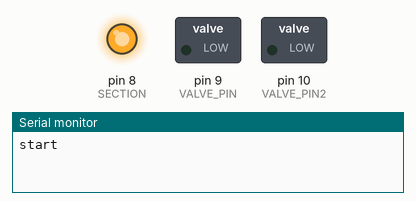
A sketch run on a simulated Arduino Uno, built with avr-gcc and run on an emulated ATmega328P. Shown: switched loads named in the sketch (green lamp = pin HIGH), output pins drawn as LEDs (lit = HIGH), the last lines printed to the serial monitor.

Above: at 0.15 s.
At 34.7 s:
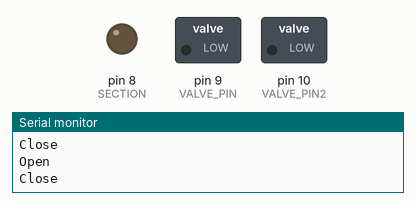
Timing chart, 0 to 40.0 s (numbered marks = the images above):
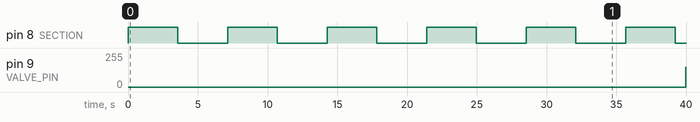

The sketch:

HbridgeTest.ino
```cpp
#define VALVE_PIN 9
#define VALVE_PIN2 10

#define SECTION 8

#define delayVal 5

void Open(int);
void Close(int);
void ReleaseBridge(int);


void setup(){
	Serial.begin(9600);
	pinMode(SECTION, OUTPUT);
	pinMode(VALVE_PIN, OUTPUT);
	pinMode(VALVE_PIN2, OUTPUT);
  Serial.println("start");

  //TCCR1B = TCCR1B & B11111000 | B00000001; // set timer 1 divisor to 1 for PWM frequency of 31372.55 Hz
  //TCCR1B = TCCR1B & B11111000 | B00000010; // for PWM frequency of 3921.16 Hz
  TCCR1B = TCCR1B & B11111000 | B00000011; // for PWM frequency of 490.20 Hz (The DEFAULT)
  //TCCR1B = TCCR1B & B11111000 | B00000100; // for PWM frequency of 122.55 Hz
  //TCCR1B = TCCR1B & B11111000 | B00000101; // for PWM frequency of 30.64 Hz
}

void loop(){

	for(int i=0; i<255; i++){
		Open(i);
		delay(delayVal);
	}
	for(int i=255; i>0; i--){
		Open(i);
		delay(delayVal);
	}
	Serial.println("Close");
	ReleaseBridge();
	delay(delayVal+1000);

	for(int i=0; i<255; i++){
		Close(i);
		delay(delayVal);
	}
	for(int i=255; i>0; i--){
		Close(i);
		delay(delayVal);
	}
	ReleaseBridge();
	delay(delayVal+1000);
	Serial.println("Open");

}


void Open(int dutty){
  analogWrite(VALVE_PIN, 0 );
  analogWrite(VALVE_PIN2, dutty );
  digitalWrite(SECTION, 1);
}

void Close(int dutty){
  analogWrite(VALVE_PIN, dutty );
  analogWrite(VALVE_PIN2, 0 );
  digitalWrite(SECTION, 0);
}

void ReleaseBridge(){
   analogWrite(VALVE_PIN, 0);
   analogWrite(VALVE_PIN2, 0);
}
```

Measured:
- by itself, pin 8 (SECTION): alternates HIGH for 3.6 s and LOW for 3.6 s
- by itself, pin 9 (VALVE_PIN): 0/255 → 150/255 at 40.0 s
